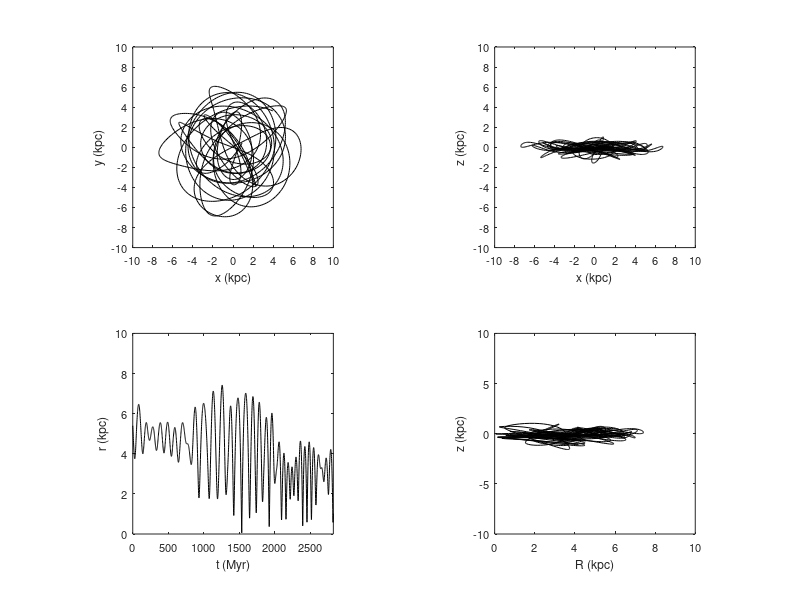

The MATLAB script that drew this image:
clear all
close all

data = load('ax_coeff.dat');

whitebg('w')

t = data(:,1);

x = data(:,12);
y = data(:,13);
z = data(:,14);

v_x = data(:,15);
v_y = data(:,16);
v_z = data(:,17);

R = sqrt(x.^2+y.^2);
r = sqrt(x.^2+y.^2+z.^2);



subplot(2,2,1), plot(x,y,'k')

xlabel('x (kpc)','fontsize',9)
ylabel('y (kpc)','fontsize',9)
axis([-10 10 -10 10])
set(gca,'xtick',(-10:2:10),'ytick',(-10:2:10),'fontsize',8)
axis square


subplot(2,2,2), plot(x,z,'k')

xlabel('x (kpc)','fontsize',9)
ylabel('z (kpc)','fontsize',9)
axis([-10 10 -10 10])
set(gca,'xtick',(-10:2:10),'ytick',(-10:2:10),'fontsize',8)
axis square

subplot(2,2,3), plot(t,r,'k')

xlabel('t (Myr)','fontsize',9)
ylabel('r (kpc)','fontsize',9)
axis([0 max(t) 0 10])
set(gca,'ytick',(0:2:10),'fontsize',8)
axis square


subplot(2,2,4), plot(R,z,'k')

xlabel('R (kpc)','fontsize',9)
ylabel('z (kpc)','fontsize',9)
axis square
axis([0 10 -10 10])
set(gca,'fontsize',8)



